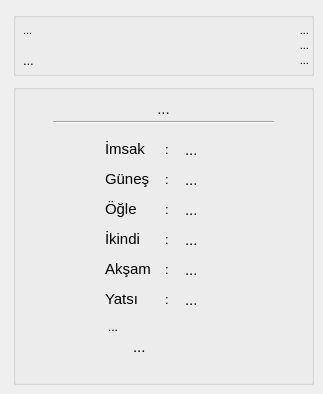
    <widget class="QWidget" name="pyvakitci_tab">
     <attribute name="icon">
      <iconset resource="PyVakitci.qrc">
       <normaloff>:/resimler/cami.png</normaloff>:/resimler/cami.png</iconset>
     </attribute>
     <attribute name="title">
      <string notr="true"/>
     </attribute>
     <attribute name="toolTip">
      <string>Namaz Vakitleri</string>
     </attribute>
     <widget class="QGroupBox" name="bilgiler_groupBox">
      <property name="enabled">
       <bool>true</bool>
      </property>
      <property name="geometry">
       <rect>
        <x>13</x>
        <y>12</y>
        <width>301</width>
        <height>64</height>
       </rect>
      </property>
      <property name="font">
       <font>
        <family>Arial</family>
        <pointsize>10</pointsize>
       </font>
      </property>
      <property name="title">
       <string/>
      </property>
      <property name="alignment">
       <set>Qt::AlignLeading|Qt::AlignLeft|Qt::AlignVCenter</set>
      </property>
      <property name="flat">
       <bool>false</bool>
      </property>
      <property name="checkable">
       <bool>false</bool>
      </property>
      <property name="checked">
       <bool>false</bool>
      </property>
      <widget class="QLabel" name="ulke_label">
       <property name="geometry">
        <rect>
         <x>10</x>
         <y>10</y>
         <width>150</width>
         <height>16</height>
        </rect>
       </property>
       <property name="font">
        <font>
         <pointsize>8</pointsize>
        </font>
       </property>
       <property name="text">
        <string>...</string>
       </property>
      </widget>
      <widget class="QLabel" name="sehir_label">
       <property name="geometry">
        <rect>
         <x>10</x>
         <y>40</y>
         <width>160</width>
         <height>16</height>
        </rect>
       </property>
       <property name="font">
        <font>
         <pointsize>10</pointsize>
         <weight>50</weight>
         <bold>false</bold>
         <kerning>true</kerning>
        </font>
       </property>
       <property name="text">
        <string>...</string>
       </property>
      </widget>
      <widget class="QLabel" name="miladi_tarih">
       <property name="geometry">
        <rect>
         <x>198</x>
         <y>10</y>
         <width>98</width>
         <height>16</height>
        </rect>
       </property>
       <property name="font">
        <font>
         <pointsize>8</pointsize>
        </font>
       </property>
       <property name="text">
        <string>...</string>
       </property>
       <property name="alignment">
        <set>Qt::AlignRight|Qt::AlignTrailing|Qt::AlignVCenter</set>
       </property>
      </widget>
      <widget class="QLabel" name="hicri_tarih">
       <property name="geometry">
        <rect>
         <x>156</x>
         <y>25</y>
         <width>140</width>
         <height>16</height>
        </rect>
       </property>
       <property name="font">
        <font>
         <pointsize>8</pointsize>
        </font>
       </property>
       <property name="text">
        <string>...</string>
       </property>
       <property name="alignment">
        <set>Qt::AlignRight|Qt::AlignTrailing|Qt::AlignVCenter</set>
       </property>
      </widget>
      <widget class="QLabel" name="saat_label">
       <property name="geometry">
        <rect>
         <x>204</x>
         <y>40</y>
         <width>92</width>
         <height>16</height>
        </rect>
       </property>
       <property name="font">
        <font>
         <pointsize>8</pointsize>
        </font>
       </property>
       <property name="text">
        <string>...</string>
       </property>
       <property name="alignment">
        <set>Qt::AlignRight|Qt::AlignTrailing|Qt::AlignVCenter</set>
       </property>
      </widget>
     </widget>
     <widget class="QGroupBox" name="namaz_vakitleri_groupBox">
      <property name="geometry">
       <rect>
        <x>13</x>
        <y>84</y>
        <width>301</width>
        <height>301</height>
       </rect>
      </property>
      <property name="font">
       <font>
        <family>Arial</family>
        <pointsize>10</pointsize>
        <weight>50</weight>
        <bold>false</bold>
       </font>
      </property>
      <property name="layoutDirection">
       <enum>Qt::LeftToRight</enum>
      </property>
      <property name="title">
       <string/>
      </property>
      <widget class="QLabel" name="namaz_vakti_label">
       <property name="geometry">
        <rect>
         <x>10</x>
         <y>15</y>
         <width>281</width>
         <height>20</height>
        </rect>
       </property>
       <property name="font">
        <font>
         <pointsize>11</pointsize>
         <weight>50</weight>
         <bold>false</bold>
         <kerning>true</kerning>
        </font>
       </property>
       <property name="text">
        <string>...</string>
       </property>
       <property name="alignment">
        <set>Qt::AlignCenter</set>
       </property>
      </widget>
      <widget class="Line" name="line">
       <property name="geometry">
        <rect>
         <x>40</x>
         <y>30</y>
         <width>221</width>
         <height>16</height>
        </rect>
       </property>
       <property name="sizePolicy">
        <sizepolicy hsizetype="Preferred" vsizetype="Preferred">
         <horstretch>0</horstretch>
         <verstretch>0</verstretch>
        </sizepolicy>
       </property>
       <property name="minimumSize">
        <size>
         <width>221</width>
         <height>16</height>
        </size>
       </property>
       <property name="maximumSize">
        <size>
         <width>221</width>
         <height>16</height>
        </size>
       </property>
       <property name="orientation">
        <enum>Qt::Horizontal</enum>
       </property>
      </widget>
      <widget class="QLabel" name="imsak_label">
       <property name="geometry">
        <rect>
         <x>92</x>
         <y>55</y>
         <width>50</width>
         <height>20</height>
        </rect>
       </property>
       <property name="font">
        <font>
         <pointsize>11</pointsize>
         <weight>50</weight>
         <bold>false</bold>
         <kerning>true</kerning>
        </font>
       </property>
       <property name="text">
        <string>İmsak</string>
       </property>
      </widget>
      <widget class="QLabel" name="gunes_label">
       <property name="geometry">
        <rect>
         <x>92</x>
         <y>85</y>
         <width>50</width>
         <height>20</height>
        </rect>
       </property>
       <property name="font">
        <font>
         <pointsize>11</pointsize>
         <weight>50</weight>
         <bold>false</bold>
         <kerning>true</kerning>
        </font>
       </property>
       <property name="text">
        <string>Güneş</string>
       </property>
      </widget>
      <widget class="QLabel" name="ogle_label">
       <property name="geometry">
        <rect>
         <x>92</x>
         <y>115</y>
         <width>50</width>
         <height>20</height>
        </rect>
       </property>
       <property name="font">
        <font>
         <pointsize>11</pointsize>
         <weight>50</weight>
         <bold>false</bold>
         <kerning>true</kerning>
        </font>
       </property>
       <property name="text">
        <string>Öğle</string>
       </property>
      </widget>
      <widget class="QLabel" name="ikindi_label">
       <property name="geometry">
        <rect>
         <x>92</x>
         <y>145</y>
         <width>50</width>
         <height>20</height>
        </rect>
       </property>
       <property name="font">
        <font>
         <pointsize>11</pointsize>
         <weight>50</weight>
         <bold>false</bold>
         <kerning>true</kerning>
        </font>
       </property>
       <property name="text">
        <string>İkindi</string>
       </property>
      </widget>
      <widget class="QLabel" name="aksam_label">
       <property name="geometry">
        <rect>
         <x>92</x>
         <y>175</y>
         <width>50</width>
         <height>20</height>
        </rect>
       </property>
       <property name="font">
        <font>
         <pointsize>11</pointsize>
         <weight>50</weight>
         <bold>false</bold>
         <kerning>true</kerning>
        </font>
       </property>
       <property name="text">
        <string>Akşam</string>
       </property>
      </widget>
      <widget class="QLabel" name="yatsi_label">
       <property name="geometry">
        <rect>
         <x>92</x>
         <y>205</y>
         <width>50</width>
         <height>20</height>
        </rect>
       </property>
       <property name="font">
        <font>
         <pointsize>11</pointsize>
         <weight>50</weight>
         <bold>false</bold>
         <kerning>true</kerning>
        </font>
       </property>
       <property name="text">
        <string>Yatsı</string>
       </property>
      </widget>
      <widget class="QLabel" name="nokta_label">
       <property name="geometry">
        <rect>
         <x>152</x>
         <y>57</y>
         <width>10</width>
         <height>16</height>
        </rect>
       </property>
       <property name="font">
        <font>
         <pointsize>10</pointsize>
         <weight>50</weight>
         <bold>false</bold>
         <kerning>true</kerning>
        </font>
       </property>
       <property name="text">
        <string>:</string>
       </property>
      </widget>
      <widget class="QLabel" name="nokta_label_2">
       <property name="geometry">
        <rect>
         <x>152</x>
         <y>87</y>
         <width>10</width>
         <height>16</height>
        </rect>
       </property>
       <property name="font">
        <font>
         <pointsize>10</pointsize>
         <weight>50</weight>
         <bold>false</bold>
         <kerning>true</kerning>
        </font>
       </property>
       <property name="frameShape">
        <enum>QFrame::NoFrame</enum>
       </property>
       <property name="text">
        <string>:</string>
       </property>
      </widget>
      <widget class="QLabel" name="nokta_label_3">
       <property name="geometry">
        <rect>
         <x>152</x>
         <y>117</y>
         <width>10</width>
         <height>16</height>
        </rect>
       </property>
       <property name="font">
        <font>
         <pointsize>10</pointsize>
         <weight>50</weight>
         <bold>false</bold>
         <kerning>true</kerning>
        </font>
       </property>
       <property name="text">
        <string>:</string>
       </property>
      </widget>
      <widget class="QLabel" name="nokta_label_4">
       <property name="geometry">
        <rect>
         <x>152</x>
         <y>147</y>
         <width>10</width>
         <height>16</height>
        </rect>
       </property>
       <property name="font">
        <font>
         <pointsize>10</pointsize>
         <weight>50</weight>
         <bold>false</bold>
         <kerning>true</kerning>
        </font>
       </property>
       <property name="frameShape">
        <enum>QFrame::NoFrame</enum>
       </property>
       <property name="text">
        <string>:</string>
       </property>
      </widget>
      <widget class="QLabel" name="nokta_label_5">
       <property name="geometry">
        <rect>
         <x>152</x>
         <y>177</y>
         <width>10</width>
         <height>16</height>
        </rect>
       </property>
       <property name="font">
        <font>
         <pointsize>10</pointsize>
         <weight>50</weight>
         <bold>false</bold>
         <kerning>true</kerning>
        </font>
       </property>
       <property name="text">
        <string>:</string>
       </property>
      </widget>
      <widget class="QLabel" name="nokta_label_6">
       <property name="geometry">
        <rect>
         <x>152</x>
         <y>207</y>
         <width>10</width>
         <height>16</height>
        </rect>
       </property>
       <property name="font">
        <font>
         <pointsize>10</pointsize>
         <weight>50</weight>
         <bold>false</bold>
         <kerning>true</kerning>
        </font>
       </property>
       <property name="frameShape">
        <enum>QFrame::NoFrame</enum>
       </property>
       <property name="text">
        <string>:</string>
       </property>
      </widget>
      <widget class="QLabel" name="imsak_saat_label">
       <property name="geometry">
        <rect>
         <x>172</x>
         <y>58</y>
         <width>50</width>
         <height>16</height>
        </rect>
       </property>
       <property name="font">
        <font>
         <pointsize>11</pointsize>
         <weight>50</weight>
         <bold>false</bold>
         <kerning>true</kerning>
        </font>
       </property>
       <property name="text">
        <string>...</string>
       </property>
      </widget>
      <widget class="QLabel" name="gunes_saat_label">
       <property name="geometry">
        <rect>
         <x>172</x>
         <y>88</y>
         <width>50</width>
         <height>16</height>
        </rect>
       </property>
       <property name="font">
        <font>
         <pointsize>11</pointsize>
         <weight>50</weight>
         <bold>false</bold>
         <kerning>true</kerning>
        </font>
       </property>
       <property name="text">
        <string>...</string>
       </property>
      </widget>
      <widget class="QLabel" name="ogle_saat_label">
       <property name="geometry">
        <rect>
         <x>172</x>
         <y>118</y>
         <width>50</width>
         <height>16</height>
        </rect>
       </property>
       <property name="font">
        <font>
         <pointsize>11</pointsize>
         <weight>50</weight>
         <bold>false</bold>
         <kerning>true</kerning>
        </font>
       </property>
       <property name="text">
        <string>...</string>
       </property>
      </widget>
      <widget class="QLabel" name="ikindi_saat_label">
       <property name="geometry">
        <rect>
         <x>172</x>
         <y>148</y>
         <width>50</width>
         <height>16</height>
        </rect>
       </property>
       <property name="font">
        <font>
         <pointsize>11</pointsize>
         <weight>50</weight>
         <bold>false</bold>
         <kerning>true</kerning>
        </font>
       </property>
       <property name="text">
        <string>...</string>
       </property>
      </widget>
      <widget class="QLabel" name="aksam_saat_label">
       <property name="geometry">
        <rect>
         <x>172</x>
         <y>178</y>
         <width>50</width>
         <height>16</height>
        </rect>
       </property>
       <property name="font">
        <font>
         <pointsize>11</pointsize>
         <weight>50</weight>
         <bold>false</bold>
         <kerning>true</kerning>
        </font>
       </property>
       <property name="text">
        <string>...</string>
       </property>
      </widget>
      <widget class="QLabel" name="yatsi_saat_label">
       <property name="geometry">
        <rect>
         <x>172</x>
         <y>208</y>
         <width>50</width>
         <height>16</height>
        </rect>
       </property>
       <property name="font">
        <font>
         <pointsize>11</pointsize>
         <weight>50</weight>
         <bold>false</bold>
         <kerning>true</kerning>
        </font>
       </property>
       <property name="text">
        <string>...</string>
       </property>
      </widget>
      <widget class="QLabel" name="sonraki_vakit_label">
       <property name="geometry">
        <rect>
         <x>95</x>
         <y>235</y>
         <width>130</width>
         <height>16</height>
        </rect>
       </property>
       <property name="font">
        <font>
         <pointsize>9</pointsize>
         <weight>50</weight>
         <bold>false</bold>
         <kerning>true</kerning>
        </font>
       </property>
       <property name="text">
        <string>...</string>
       </property>
      </widget>
      <widget class="QLabel" name="kalan_sure_label">
       <property name="geometry">
        <rect>
         <x>120</x>
         <y>255</y>
         <width>120</width>
         <height>16</height>
        </rect>
       </property>
       <property name="font">
        <font>
         <pointsize>11</pointsize>
         <weight>50</weight>
         <bold>false</bold>
         <kerning>true</kerning>
        </font>
       </property>
       <property name="text">
        <string>...</string>
       </property>
      </widget>
      <widget class="QLabel" name="dini_gun_label">
       <property name="geometry">
        <rect>
         <x>10</x>
         <y>275</y>
         <width>281</width>
         <height>20</height>
        </rect>
       </property>
       <property name="font">
        <font>
         <pointsize>11</pointsize>
         <weight>50</weight>
         <bold>false</bold>
         <kerning>true</kerning>
        </font>
       </property>
       <property name="text">
        <string/>
       </property>
       <property name="alignment">
        <set>Qt::AlignCenter</set>
       </property>
      </widget>
     </widget>
    </widget>
